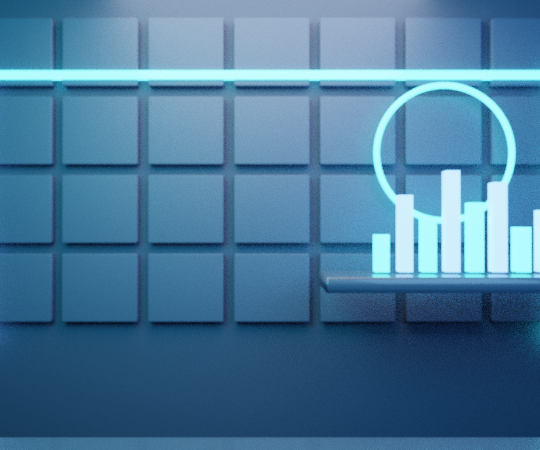
#> input picture assets/host/booths/action_scifi.png, 1080 x 900 px (shown at 1/2 size)
$ python -i generate_host_assets_ai.py   (imports and definitions only)
#> lines starting #> are read from the running program, lines starting #| are printed output that depends on the picture
#> further down, picture is the input picture: PIL image 1080x900 RGB; mean R, G, B 74, 120.7, 153.8
#!/usr/bin/env python3
"""Generate 3D Pixar-style Kiko 2.0 host sprite pack (31+ 640x640 RGBA) and 4 dark cinema booths (1080x700)."""

from __future__ import annotations

import argparse
import io
import logging
import os
import random
import shutil
import subprocess
import tempfile
import time
from pathlib import Path

import cv2
import numpy as np
from PIL import Image, ImageDraw, ImageOps

# [4 lines not run here, left out]
log = logging.getLogger("kiko_assets_ai")

SPRITES_DIR = Path("assets/host/sprites")
BOOTHS_DIR = Path("assets/host/booths")
PREVIEW_PATH = Path("assets/host/host_preview_sheet.jpg")

SPRITE_SIZE = 640
BOOTH_SIZE = (1080, 700)

EMOTIONS: tuple[str, ...] = (
    "neutral",
    "laughing",
    "shocked",
    "horrified",
    "smug",
    "hyped",
    "sad",
    "facepalm",
    "disgusted",
    "suspicious",
)
MOUTHS: tuple[str, ...] = ("closed", "half", "open")

GEMINI_IMAGE_MODELS: tuple[str, ...] = (
    "gemini-2.5-flash-image",
    "gemini-3.1-flash-image-preview",
    "gemini-3-pro-image-preview",
    "gemini-2.5-flash-image-preview",
    "gemini-2.0-flash-exp-image-generation",
)

IMAGEN_FALLBACK_MODELS: tuple[str, ...] = (
    "imagen-4.0-fast-generate-001",
    "imagen-4.0-generate-001",
    "imagen-3.0-generate-002",
)

MASTER_PORTRAIT_PROMPT = (
    "3D Pixar and DreamWorks animated feature film character render (waist-up studio portrait) of Kiko 2.0, "
    "an ultra-expressive charismatic ginger-amber and cream tabby cat movie commentator facing the camera "
    "with a lively attentive expression and relaxed happy cat smile. "
    "Richly sculpted fluffy ginger-amber tabby fur with warm cream cheeks and muzzle, a playful messy ginger hair tuft "
    "between large expressive cat ears, huge glossy emerald-green eyes with crisp studio catchlights, cute small pink nose, "
    "wearing a sleek dark charcoal streetwear hoodie with cyan and gold metallic drawcord tips, "
    "matte-black over-ear studio headphones with subtle glowing cyan-teal LED rings, "
    "and a compact matte-black broadcast boom microphone extending cleanly near his left cheek. "
    "Both fluffy ginger-and-cream feline paws visible/usable near the lower chest for expressive acting "
    "(always furry feline cat paws with tiny rounded toe beans — NEVER human hands or fingers). "
    "Cinematic three-point warm key + subtle cyan rim studio lighting, centered waist/chest-up framing "
    "with generous headroom above the ears (at least 18% empty headroom) and hoodie shoulders reaching the bottom edge. "
    "Standing against a 100% solid, completely flat, uniform, shadowless pure neon chroma-key green (#00FF00) background. "
    "NO studio background, NO desk, NO chair, NO props, NO text, NO border, NO watermark."
)

EMOTION_DIRECTIONS: dict[str, str] = {
    "neutral": (
        "friendly relaxed charismatic commentator expression, ears perked upright, bright glossy emerald eyes "
        "looking directly at camera, comfortable relaxed posture in dark charcoal hoodie with one fluffy cat paw resting loosely near chest"
    ),
    "laughing": (
        "hilarious genuine wheezing belly laugh, head tilted slightly back and to the side, eyes squeezed joyfully shut "
        "in happy curved arcs with tiny sparkling happy tears, raised cheeks, one fluffy ginger cat paw clutching his hoodie belly "
        "and the other furry cat paw waving outward in laughter (always furry cat paws, NEVER human hands)"
    ),
    "shocked": (
        "jaw-dropping comedic shock, head slightly pulled back, huge wide emerald eyes with tiny startled pupils, "
        "eyebrows shot high up, ears bolted straight upright, BOTH fluffy ginger-and-cream cat paws flung up near his cheeks "
        "in classic stunned disbelief (always soft furry feline cat paws, NEVER human hands)"
    ),
    "horrified": (
        "dramatic comedic horror and dread, hunched tense hoodie shoulders, wide terrified emerald eyes with tiny pupils, "
        "furrowed worried brows, ears pinned slightly back, BOTH fluffy cat paws gripping the sides of his studio headphones "
        "as he recoils in terror (always soft furry feline cat paws, NEVER human hands)"
    ),
    "smug": (
        "knowing sarcastic smug smirk, head cocked cheekily to one side, one eyebrow arched playfully high, "
        "half-lidded confident emerald eyes glancing side-eye at camera, one fluffy ginger cat paw raised pointing slyly "
        "in an 'I told you so' gesture (always soft furry feline cat paw, NEVER human fingers)"
    ),
    "hyped": (
        "maximum hype excitement, leaning eagerly forward, gleaming sparkling wide emerald eyes, eager raised brows, "
        "ears perked high, BOTH fluffy ginger cat paws pumped high in excited little cat fists near/above ear height "
        "(always soft furry feline cat paws, NEVER human hands)"
    ),
    "sad": (
        "dramatic heartbroken puppy-cat sympathy, head slightly bowed, big glistening glossy teary emerald eyes, "
        "droopy tilted ears, soft downturned brows, BOTH fluffy cat paws clasped gently together in front of his charcoal hoodie chest "
        "(always soft furry feline cat paws, NEVER human hands)"
    ),
    "facepalm": (
        "exasperated comedic disbelief facepalm: head tilted down in cringe, squinting exasperated eyes, "
        "right fluffy orange-ginger and cream feline cat paw (clearly a soft furry cat paw with tiny rounded pink toe beans — "
        "NEVER a human hand or fingers!) slapped squarely onto his forehead/brow while headphones and boom mic stay cleanly intact"
    ),
    "disgusted": (
        "comedic grossed-out 'ew' cringe reaction, head recoiled slightly back and left, nose visibly scrunched up, "
        "asymmetrical disgusted squint and furrowed brow, one fluffy ginger cat paw raised defensively palm-out pushing away in disgust "
        "(clearly a soft furry feline cat paw with pink paw pads — NEVER a human hand)"
    ),
    "suspicious": (
        "sharp detective suspicion, head tilted forward in intense scrutiny, eyes narrowed into sharp suspicious emerald slits "
        "glancing sideways, one eyebrow lowered sharply, one fluffy ginger cat paw raised thoughtfully stroking his chin/muzzle "
        "(always soft furry feline cat paw, NEVER human hands)"
    ),
}

MOUTH_DIRECTIONS: dict[str, str] = {
    "closed": "mouth cleanly CLOSED (expression-matched closed cat mouth or smirk/grimace, zero teeth showing)",
    "half": "mouth slightly PARTED mid-word (small natural half-open oval talking mouth, speaking normally)",
    "open": "mouth WIDE OPEN mid-exclamation or laugh (expressive animated open talking mouth showing tiny cute cat tongue)",
}

BOOTH_PROMPTS: dict[str, str] = {
    "comedy": (
        "3D Pixar animated film dark atmospheric movie-reaction podcast booth background (1080x700 widescreen). "
        "Deep dark charcoal-walnut vertical acoustic slat walls heavily in shadow (dramatically darker than a movie screen), "
        "very subtle dim warm amber tungsten corner rim glow and tiny soft out-of-focus warm practical accent light far right. "
        "Empty shadowed dark center-left space where a bright ginger host sits. "
        "STRICTLY dark moody low-key lighting (low overall brightness). NO bright walls, NO pastel/lavender colors, "
        "NO tile grids, NO floating cartoon circles, NO desk, NO characters, NO cats, NO text, shallow depth of field."
    ),
    "horror_comedy": (
        "3D Pixar animated film dark atmospheric midnight cinema-commentary booth background (1080x700 widescreen). "
        "Deep obsidian charcoal vertical acoustic slat walls in moody darkness (significantly darker than a movie screen), "
        "subtle dim teal-emerald edge accent strip far right and a faint moody midnight-indigo shadow wash. "
        "Empty dark shadowed center-left space where a bright ginger host sits. "
        "STRICTLY dark moody low-key cinema lighting. NO bright purple/lavender walls, NO checkerboard tile grids, "
        "NO floating circles or orbs, NO desk, NO characters, NO cats, NO text, shallow depth of field."
    ),
    "action_scifi": (
        "3D Pixar animated film dark futuristic sci-fi cinema-commentary booth background (1080x700 widescreen). "
        "Deep matte obsidian graphite architectural vertical paneling in dark shadow (significantly darker than a movie screen), "
        "subtle thin dim electric-cyan recessed vertical accent line on the far right edge, soft cinematic dark haze. "
        "Empty dark shadowed center-left space where a bright ginger host sits. "
        "STRICTLY dark low-key lighting. NO bright walls, NO grid wall patterns, NO floating circles, "
        "NO desk, NO characters, NO cats, NO text, shallow depth of field."
    ),
    "emotional_drama": (
        "3D Pixar animated film dark intimate late-night cinema-commentary booth background (1080x700 widescreen). "
        "Deep midnight charcoal-navy velvet acoustic drapery and dark wood slats in soft shadow (significantly darker than a movie screen), "
        "one tiny dim warm golden practical tungsten edge highlight far right. "
        "Empty dark shadowed center-left space where a bright ginger host sits. "
        "STRICTLY dark low-key lighting. NO bright walls, NO grid tiles, NO floating circles, "
        "NO desk, NO characters, NO cats, NO text, shallow depth of field."
    ),
}


# [40 lines left out: functions _extract_image_from_response, _discover_image_models, not called in this run]


def _is_zero_quota_error(msg: str) -> bool:
    low = msg.lower()
    return ("limit: 0" in low) or ("limit:0" in low) or ("free_tier" in low and "quota" in low)


# [84 lines left out: function _generate_image_gemini, not called in this run]


def chroma_key_and_align(
    raw_img: Image.Image,
    target_size: int = SPRITE_SIZE,
) -> tuple[Image.Image, float]:
    """Border-seeded chroma-key removal protecting Kiko's emerald eyes, edge despill & 640x640 alignment.

    Returns (aligned_rgba_image, foreground_opaque_ratio).
    """
#> called with target_size = 640
    rgb = np.array(raw_img.convert("RGB"), dtype=np.uint8)
    h, w, _ = rgb.shape
    rf = rgb[:, :, 0].astype(np.float32)
    gf = rgb[:, :, 1].astype(np.float32)
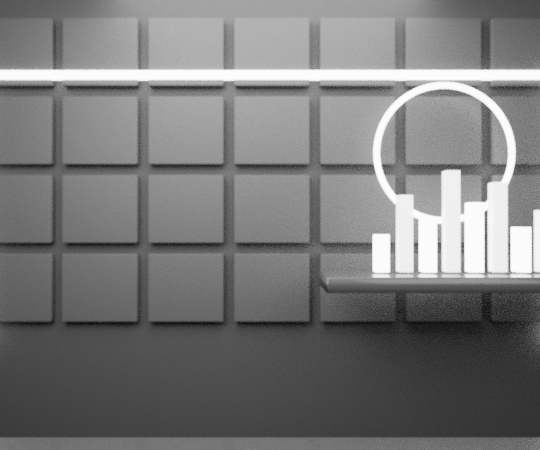
#> gf: shape (900, 1080) float32 (shown at 1/2 size); min 3, max 254, mean 120.7
    bf = rgb[:, :, 2].astype(np.float32)
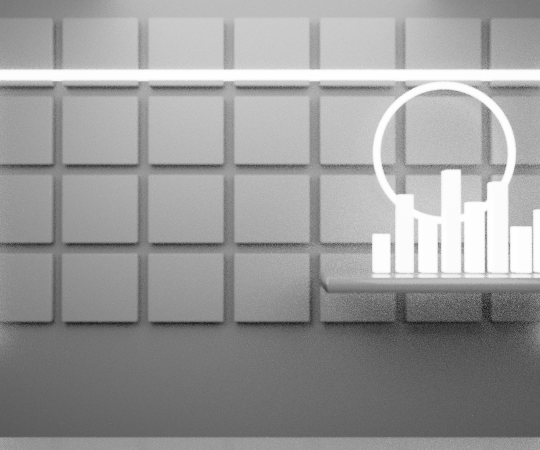
#> bf: shape (900, 1080) float32 (shown at 1/2 size); min 8, max 255, mean 153.8
    max_rb = np.maximum(rf, bf)
    g_excess = gf - max_rb
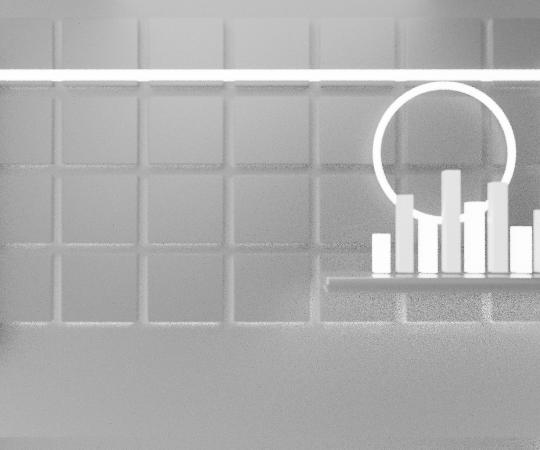
#> g_excess: shape (900, 1080) float32 (shown at 1/2 size); min -104, max -1, mean -33.19; drawn with min black and max white

    # Measure actual generated corner chroma color (handles slight #00FF00 drift)
    patch = max(8, min(24, min(h, w) // 20))
    corners = np.concatenate(
        [
            rgb[:patch, :patch].reshape(-1, 3),
            rgb[:patch, -patch:].reshape(-1, 3),
            rgb[-patch:, :patch].reshape(-1, 3),
            rgb[-patch:, -patch:].reshape(-1, 3),
        ],
        axis=0,
    ).astype(np.float32)
#> corners = 2304 rows, first 8: [26, 87, 124], [25, 86, 121], [21, 82, 116], [24, 84, 118], [25, 86, 121], [24, 84, 118], [24, 90, 125], [25, 85, 120]
    bg_med = np.median(corners, axis=0)
#> bg_med = [44.5, 92, 131]
    corner_dist = np.sqrt(np.sum((rgb.astype(np.float32) - bg_med.reshape(1, 1, 3)) ** 2, axis=2))
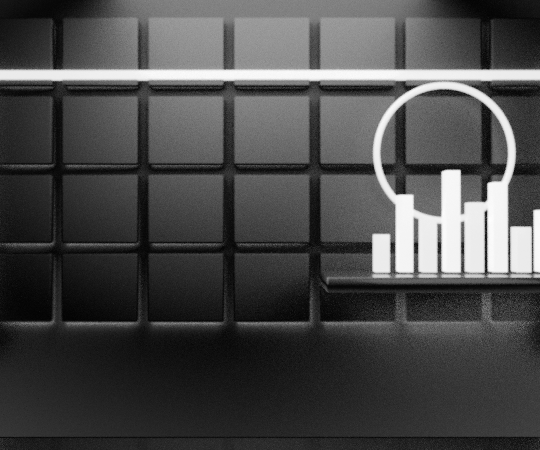
#> corner_dist: shape (900, 1080) float32 (shown at 1/2 size); min 0.5, max 261.6, mean 75.6; drawn with min black and max white

    hsv = cv2.cvtColor(rgb, cv2.COLOR_RGB2HSV)
#> hsv: shape (900, 1080, 3); mean H, S, V 102.7, 143.9, 153.8
    hue = hsv[:, :, 0]
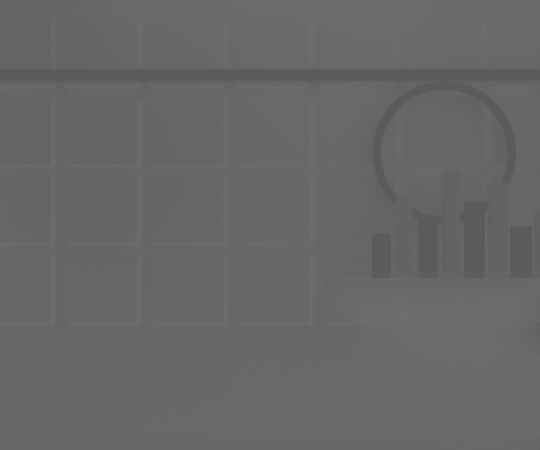
#> hue: shape (900, 1080) (shown at 1/2 size); min 90, max 115, mean 102.7
    sat = hsv[:, :, 1]
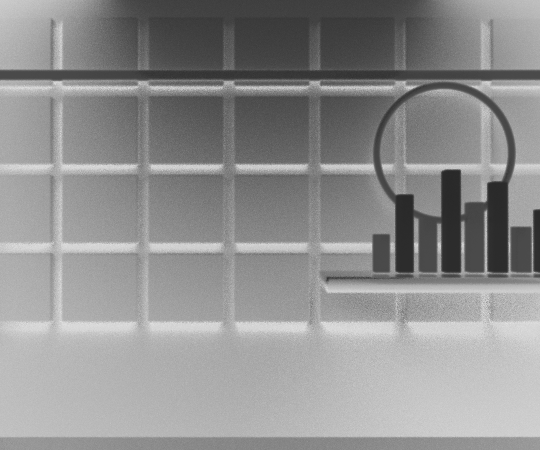
#> sat: shape (900, 1080) (shown at 1/2 size); min 38, max 255, mean 143.9
    val = hsv[:, :, 2]

    is_green_chroma = (
        ((hue >= 34) & (hue <= 88) & (sat >= 48) & (val >= 40) & (g_excess > 16.0))
        | ((g_excess > 38.0) & (gf > 90.0))
        | ((corner_dist < 58.0) & (g_excess > 8.0))
    )
#> is_green_chroma: shape (900, 1080) bool; every value is 0

    # Border-seeded connected components ONLY -> 100% protects enclosed emerald eyes & teal LEDs!
    _num_labels, labels = cv2.connectedComponents(is_green_chroma.astype(np.uint8), connectivity=4)
#> labels: shape (900, 1080) int32; every value is 0
    border_labels: set[int] = set()
    border_labels.update(int(x) for x in np.unique(labels[0, :]))
    border_labels.update(int(x) for x in np.unique(labels[:, 0]))
    border_labels.update(int(x) for x in np.unique(labels[:, -1]))
    # Bottom-left and bottom-right corners (outer 22% each side) also seed background
    b_margin = max(4, int(w * 0.22))
    border_labels.update(int(x) for x in np.unique(labels[-1, :b_margin]))
    border_labels.update(int(x) for x in np.unique(labels[-1, -b_margin:]))
    border_labels.discard(0)

    bg_mask = np.isin(labels, list(border_labels))

    # Also allow tiny pure-neon-#00FF00 holes trapped outside the eye/face zone (e.g., mic loop)
    eye_zone = np.zeros((h, w), dtype=bool)
    eye_zone[int(h * 0.20) : int(h * 0.62), int(w * 0.22) : int(w * 0.78)] = True
    pure_neon_hole = (g_excess > 95.0) & (rf < 95.0) & (bf < 95.0) & (~eye_zone)
    bg_mask = bg_mask | pure_neon_hole

    fg_binary = (~bg_mask).astype(np.uint8)
#> fg_binary: shape (900, 1080); every value is 1
    # Remove tiny stray 1-2px green-screen speckles
    kernel3 = np.ones((3, 3), dtype=np.uint8)
    fg_clean = cv2.morphologyEx(fg_binary, cv2.MORPH_OPEN, kernel3)

    # Soft anti-aliased edge alpha along 3px outer boundary of foreground
    dist_in = cv2.distanceTransform(fg_clean, cv2.DIST_L2, 3)
#> dist_in: shape (900, 1080) float32; every value is 3.4e+38
    alpha = (fg_clean.astype(np.float32)) * 255.0
#> alpha: shape (900, 1080) float32; every value is 255
    edge_band = (fg_clean == 1) & (dist_in <= 3.2)
    edge_soft = np.clip(1.0 - np.maximum(0.0, g_excess - 10.0) / 52.0, 0.0, 1.0) * 255.0
    alpha = np.where(edge_band, np.minimum(alpha, edge_soft), alpha)

    # Light 1px anti-alias feather + 1px dark-edge cleanup on semi-transparent boundary pixels
    alpha_blur = cv2.GaussianBlur(alpha, (3, 3), 0.75)
    near_edge = (dist_in <= 2.5) & (dist_in > 0.0)
    alpha = np.where(near_edge, alpha_blur, alpha)
    alpha = np.where(bg_mask, 0.0, alpha)

    # Edge green-despill ONLY within 6px of background (keeps emerald eyes 100% rich & vibrant!)
    despill_band = (fg_clean == 1) & (dist_in <= 6.5) & (g_excess > 4.0)
    out_r = rf.copy()
    out_g = gf.copy()
    out_b = bf.copy()
    if np.any(despill_band):
        spill = np.maximum(0.0, gf - max_rb)
        new_g = np.minimum(gf, max_rb + 4.0)
        # Warm neutral energy replacement so ginger fur edges stay silky warm
        out_g = np.where(despill_band, new_g, out_g)
        out_r = np.where(despill_band, np.clip(rf + spill * 0.22, 0.0, 255.0), out_r)
        out_b = np.where(despill_band, np.clip(bf + spill * 0.08, 0.0, 255.0), out_b)

    # 1px dark/halo fringe cleanup on outer translucent edge by pulling inner clean fur color outward
    outer_rim = (alpha > 0.0) & (alpha < 190.0) & (dist_in <= 1.8)
    if np.any(outer_rim):
        inner_rgb = np.stack([out_r, out_g, out_b], axis=2).astype(np.uint8)
        dilated = cv2.dilate(inner_rgb, kernel3, iterations=1).astype(np.float32)
        out_r = np.where(outer_rim, 0.55 * out_r + 0.45 * dilated[:, :, 0], out_r)
        out_g = np.where(outer_rim, 0.55 * out_g + 0.45 * dilated[:, :, 1], out_g)
        out_b = np.where(outer_rim, 0.55 * out_b + 0.45 * dilated[:, :, 2], out_b)

    rgba = np.stack(
        [
            np.clip(out_r, 0, 255).astype(np.uint8),
            np.clip(out_g, 0, 255).astype(np.uint8),
            np.clip(out_b, 0, 255).astype(np.uint8),
            np.clip(alpha, 0, 255).astype(np.uint8),
        ],
        axis=2,
    )

    # Crop to foreground bounding box & align consistently by chest/shoulder anchor (do NOT squish raised paws!)
    opaque = rgba[:, :, 3] > 32
    opaque_ratio = float(opaque.mean())
#> opaque_ratio = 1
    ys, xs = np.where(opaque)
    if len(xs) == 0 or len(ys) == 0:
        return Image.new("RGBA", (target_size, target_size), (0, 0, 0, 0)), 0.0

    x0, x1 = int(xs.min()), int(xs.max()) + 1
#> x0 = 0; x1 = 1080
    y0, y1 = int(ys.min()), int(ys.max()) + 1
#> y0 = 0; y1 = 900
    crop_arr = rgba[y0:y1, x0:x1]
    crop_h, crop_w = crop_arr.shape[:2]

    # Measure chest/shoulder horizontal span in the lower torso band (bottom 28% of silhouette)
    band_top = max(0, int(crop_h * 0.72))
    band_opaque = crop_arr[band_top:, :, 3] > 32
#> band_opaque: shape (252, 1080) bool; every value is 1
    _by, bx = np.where(band_opaque)
    shoulder_w = float(bx.max() - bx.min() + 1) if len(bx) > 8 else float(crop_w)
#> shoulder_w = 1080
    shoulder_cx = float((bx.min() + bx.max()) * 0.5) if len(bx) > 8 else float(crop_w) * 0.5
#> shoulder_cx = 539.5

    # Anchor shoulder width to ~62% of canvas so tall poses (hyped fists / shocked ears) keep full torso scale
    target_shoulder_w = target_size * 0.62
    scale_by_shoulder = target_shoulder_w / max(1.0, shoulder_w)
#> scale_by_shoulder = 0.367
    max_fit_scale = min((target_size * 0.96) / max(1, crop_w), (target_size * 0.94) / max(1, crop_h))
    min_fit_scale = min((target_size * 0.78) / max(1, crop_w), (target_size * 0.78) / max(1, crop_h))
    scale = min(max_fit_scale, max(min_fit_scale, scale_by_shoulder))
#> scale = 0.462

    cropped = Image.fromarray(crop_arr, mode="RGBA")
    new_w = max(1, round(cropped.width * scale))
#> new_w = 499
    new_h = max(1, round(cropped.height * scale))
#> new_h = 416
    resized = cropped.resize((new_w, new_h), Image.Resampling.LANCZOS)

    canvas = Image.new("RGBA", (target_size, target_size), (0, 0, 0, 0))
#> canvas: PIL image 640x640 RGBA; every value is 0
    # Align shoulder center horizontally to canvas center, clamped cleanly inside bounds
    scaled_cx = round(shoulder_cx * scale)
#> scaled_cx = 249
    paste_x = max(0, min(target_size - new_w, (target_size // 2) - scaled_cx))
#> paste_x = 71
    paste_y = target_size - new_h
#> paste_y = 224
    canvas.alpha_composite(resized, (paste_x, paste_y))
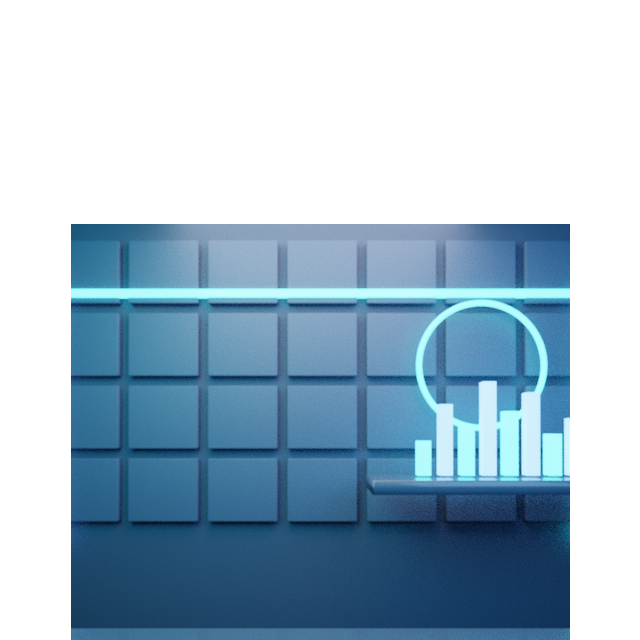
#> canvas: PIL image 640x640 RGBA; mean R, G, B, A 37.5, 61.1, 78, 129.2; transparent parts drawn white
    return canvas, opaque_ratio


# [318 lines left out: functions _normalize_dark_booth, _generate_valid_sprite, _run_blender_3d_fallback, _build_preview_sheet, _needs_regen, main, not called in this run]


# [2 lines not run here, left out]

>>> from PIL import Image
>>> picture = Image.open('../assets/host/booths/action_scifi.png')
>>> result = chroma_key_and_align(picture)
